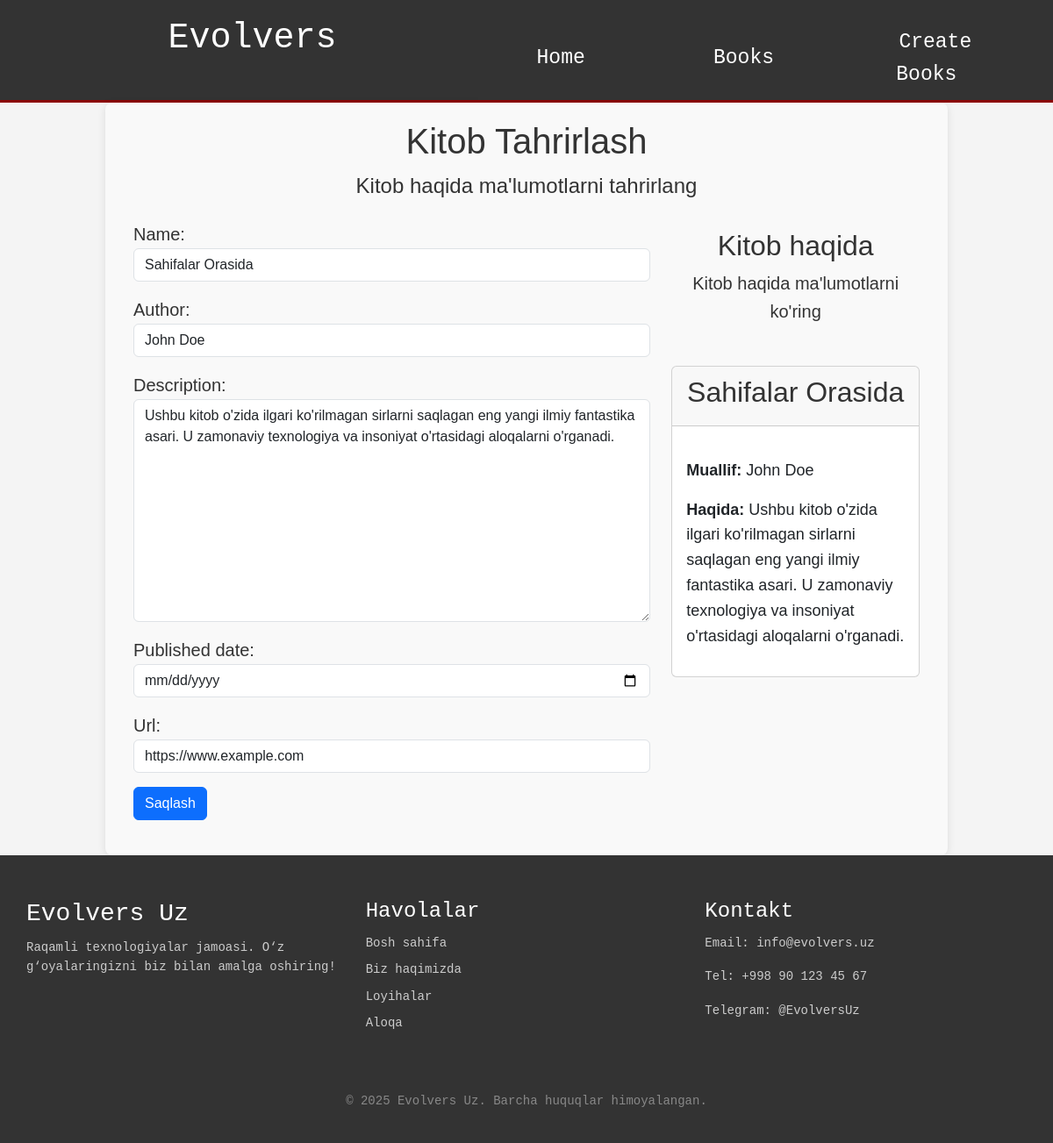
The page /book/1/edit/ on the database its author committed.
### book/models.py (models this page shows, shortened)
class Book(models.Model):
    name=models.CharField(max_length=100)
    author=models.CharField(max_length=100)
    description=models.TextField()
    published_date = models.DateField(null=True, blank=True)
    url=models.URLField(blank=True)

### book/views.py (the view)
# urls.py: path('book/<int:id>/edit/',edit_book,name='edit_book'),
def edit_book(request, id):
    book=get_object_or_404(Book, id=id)
    if request.method=="POST":
        form=BookForm(request.POST,instance=book)
        if form.is_valid():
            form.save()
            return render(request,'book/book_detail.html',{'book':book})
    else:
        form=BookForm(instance=book)
    return render(request,'book/edit_book.html',{'form':form,'book':book})

### book/forms.py
class BookForm(forms.ModelForm):
    class Meta:
        model=Book
        fields=['name','author','description','published_date','url']
        widgets={
            'name':forms.TextInput(attrs={'class':'form-control'}),
            'author':forms.TextInput(attrs={'class':'form-control'}),
            'description':forms.Textarea(attrs={'class':'form-control'}),
            'published_date':forms.DateInput(attrs={'class':'form-control','type':'date'}),
            'url':forms.URLInput(attrs={'class':'form-control'})
        }

### templates/book/edit_book.html (shortened to what this page needs)
{% extends './base.html'%}
{% load static %}
{%block content %}
<link rel="stylesheet" href="{% static 'css/editbook.css' %}">
<div class="editbooks">
    <div class="container">
        <div class="headerediting">
            <h1>Kitob Tahrirlash</h1>
            <p>Kitob haqida ma'lumotlarni tahrirlang</p>
        </div>
        <div class="row">
            <div class="col-8 formedit">
                <form method="post">
                    {{ form.as_p }}
                    <button type="submit" class="btn btn-primary">Saqlash</button>
                </form>
            </div>
            <div class="col-4 aboutbook">
                <div class="card-header">
                    <h2>Kitob haqida</h2>
                    <p>Kitob haqida ma'lumotlarni ko'ring</p>
                </div>
                <div class="card">
                    <div class="card-header">
                        <h2>{{book.name}}</h2>
                    </div>
                    <div class="card-body">
                        <p><strong>Muallif:</strong> {{ book.author }}</p>
                        <p><strong>Haqida:</strong> {{ book.description }}</p>
                    </div>
                </div>
            </div>
        </div>
    </div>
</div>
{% endblock content %}

### static/css/styles.css (style rules this page uses)
body { margin: 0; padding: 0; font-family:'Courier New', Courier, monospace; background-color: #f4f4f4; color: #333; line-height: 1.6; }

### static/css/editbook.css (style rules this page uses)
.editbooks { margin: 0 auto; padding: 20px; width: 80%; background-color: #f9f9f9; border-radius: 8px; box-shadow: 0 2px 10px rgba(0, 0, 0, 0.1); font-family: Arial, sans-serif; font-size: 16px; color: #333; }
.headerediting { text-align: center; font-size: 24px; margin-bottom: 20px; border-radius: 25px; }
.formedit { display: flex; flex-direction: column; gap: 15px; margin-bottom: 20px; font-size: 20px; }
.aboutbook { margin-bottom: 20px; font-size: 18px; color: #555; }
.card-header { color: #333; font-size: 20px; padding: 10px; border-radius: 5px; text-align: center; margin-bottom: 20px; }

### rows shown on the page
Book: name "Sahifalar Orasida", author "John Doe", description "Ushbu kitob o'zida ilgari ko'rilmagan sirlarni saqlagan eng yangi ilmiy fantastika asari. U zamonaviy texnologiya va insoniyat o'rtasidagi aloqalarni o'rganadi.", url "https://www.example.com"
